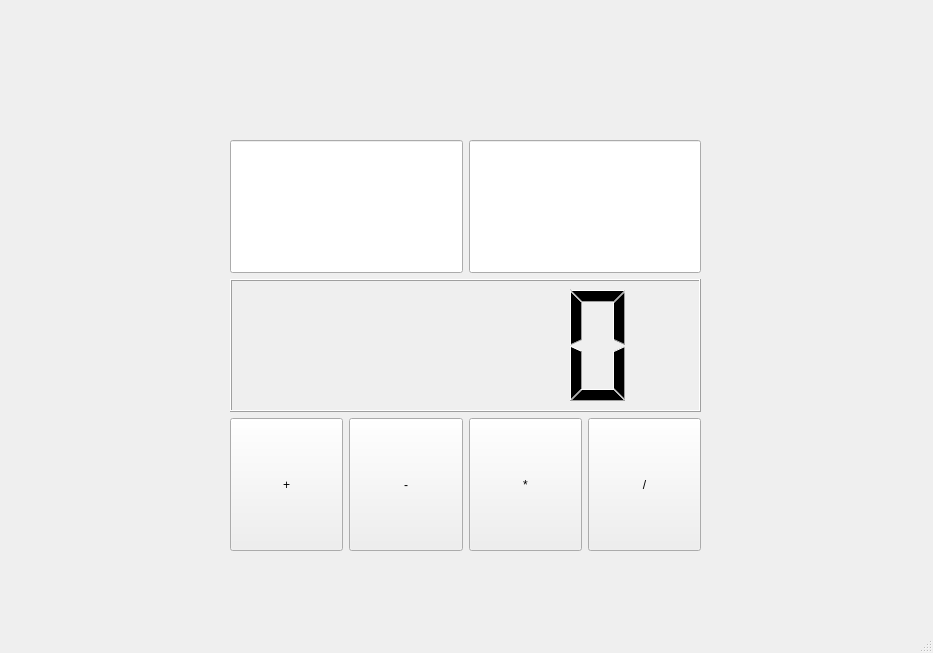
<?xml version="1.0" encoding="UTF-8"?>
<ui version="4.0">
 <class>MainWindow</class>
 <widget class="QMainWindow" name="MainWindow">
  <property name="geometry">
   <rect>
    <x>0</x>
    <y>0</y>
    <width>933</width>
    <height>653</height>
   </rect>
  </property>
  <property name="windowTitle">
   <string>MainWindow</string>
  </property>
  <widget class="QWidget" name="centralwidget">
   <widget class="QWidget" name="verticalLayoutWidget">
    <property name="geometry">
     <rect>
      <x>230</x>
      <y>140</y>
      <width>471</width>
      <height>411</height>
     </rect>
    </property>
    <property name="sizePolicy">
     <sizepolicy hsizetype="Preferred" vsizetype="Expanding">
      <horstretch>0</horstretch>
      <verstretch>0</verstretch>
     </sizepolicy>
    </property>
    <layout class="QVBoxLayout" name="verticalLayout">
     <item>
      <layout class="QHBoxLayout" name="horizontalLayout">
       <item>
        <widget class="QLineEdit" name="line_valueFirst">
         <property name="sizePolicy">
          <sizepolicy hsizetype="Expanding" vsizetype="Expanding">
           <horstretch>0</horstretch>
           <verstretch>0</verstretch>
          </sizepolicy>
         </property>
        </widget>
       </item>
       <item>
        <widget class="QLineEdit" name="line_valueSecond">
         <property name="sizePolicy">
          <sizepolicy hsizetype="Expanding" vsizetype="Expanding">
           <horstretch>0</horstretch>
           <verstretch>0</verstretch>
          </sizepolicy>
         </property>
        </widget>
       </item>
      </layout>
     </item>
     <item>
      <widget class="QLCDNumber" name="lcd_result">
       <property name="sizePolicy">
        <sizepolicy hsizetype="Minimum" vsizetype="Expanding">
         <horstretch>0</horstretch>
         <verstretch>0</verstretch>
        </sizepolicy>
       </property>
      </widget>
     </item>
     <item>
      <layout class="QHBoxLayout" name="horizontalLayout_2">
       <item>
        <widget class="QPushButton" name="btn_add">
         <property name="sizePolicy">
          <sizepolicy hsizetype="Minimum" vsizetype="Expanding">
           <horstretch>0</horstretch>
           <verstretch>0</verstretch>
          </sizepolicy>
         </property>
         <property name="text">
          <string>+</string>
         </property>
        </widget>
       </item>
       <item>
        <widget class="QPushButton" name="btn_subtract">
         <property name="sizePolicy">
          <sizepolicy hsizetype="Minimum" vsizetype="Expanding">
           <horstretch>0</horstretch>
           <verstretch>0</verstretch>
          </sizepolicy>
         </property>
         <property name="text">
          <string>-</string>
         </property>
        </widget>
       </item>
       <item>
        <widget class="QPushButton" name="btn_multiply">
         <property name="sizePolicy">
          <sizepolicy hsizetype="Minimum" vsizetype="Expanding">
           <horstretch>0</horstretch>
           <verstretch>0</verstretch>
          </sizepolicy>
         </property>
         <property name="text">
          <string>*</string>
         </property>
        </widget>
       </item>
       <item>
        <widget class="QPushButton" name="btn_divide">
         <property name="sizePolicy">
          <sizepolicy hsizetype="Minimum" vsizetype="Expanding">
           <horstretch>0</horstretch>
           <verstretch>0</verstretch>
          </sizepolicy>
         </property>
         <property name="text">
          <string>/</string>
         </property>
        </widget>
       </item>
      </layout>
     </item>
    </layout>
   </widget>
  </widget>
  <widget class="QMenuBar" name="menubar">
   <property name="geometry">
    <rect>
     <x>0</x>
     <y>0</y>
     <width>933</width>
     <height>26</height>
    </rect>
   </property>
  </widget>
  <widget class="QStatusBar" name="statusbar"/>
 </widget>
 <resources/>
 <connections/>
</ui>
